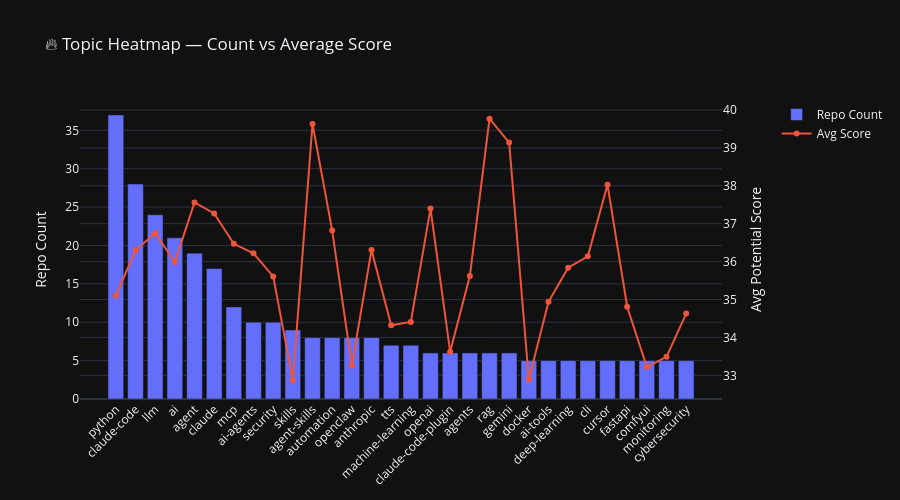

Notebook cell for this chart:
### Markdown cell above
## 5. Topic Heatmap

### Code cell
# DuckDB 1.4 compatible (CTE-based UNNEST)
topics = sql("""
WITH exploded AS (
    SELECT UNNEST(topics) AS topic, potential_score
    FROM repositories
    WHERE topics IS NOT NULL
)
SELECT
    topic,
    COUNT(*) AS repo_count,
    ROUND(AVG(potential_score), 2) AS avg_score
FROM exploded
GROUP BY topic
ORDER BY repo_count DESC
LIMIT 30
""")

topics_pd = topics.to_pandas()

fig = make_subplots(specs=[[{"secondary_y": True}]])
fig.add_trace(
    go.Bar(x=topics_pd['topic'], y=topics_pd['repo_count'],
           name='Repo Count', marker_color='#636EFA'),
    secondary_y=False,
)
fig.add_trace(
    go.Scatter(x=topics_pd['topic'], y=topics_pd['avg_score'],
               name='Avg Score', mode='lines+markers',
               marker_color='#EF553B', line_width=2),
    secondary_y=True,
)
fig.update_layout(
    title='🔥 Topic Heatmap — Count vs Average Score',
    template='plotly_dark', height=500,
    xaxis_tickangle=-45,
)
fig.update_yaxes(title_text='Repo Count', secondary_y=False)
fig.update_yaxes(title_text='Avg Potential Score', secondary_y=True)
fig.show()

### Figure 1 — Plotly figure (JSON) as saved in the notebook; plotly's stock layout.template omitted (floating-point values rounded to 4 significant figures)
{"data": [{"marker": {"color": "#636EFA"}, "name": "Repo Count", "type": "bar", "x": ["python", "claude-code", "llm", "ai", "agent", "claude", "mcp", "ai-agents", "security", "skills", "agent-skills", "automation", "openclaw", "anthropic", "tts", "machine-learning", "openai", "claude-code-plugin", "agents", "rag", "gemini", "docker", "ai-tools", "deep-learning", "cli", "cursor", "fastapi", "comfyui", "monitoring", "cybersecurity"], "xaxis": "x", "y": [37, 28, 24, 21, 19, 17, 12, 10, 10, 9, 8, 8, 8, 8, 7, 7, 6, 6, 6, 6, 6, 5, 5, 5, 5, 5, 5, 5, 5, 5], "yaxis": "y"}, {"line": {"width": 2}, "marker": {"color": "#EF553B"}, "mode": "lines+markers", "name": "Avg Score", "type": "scatter", "x": ["python", "claude-code", "llm", "ai", "agent", "claude", "mcp", "ai-agents", "security", "skills", "agent-skills", "automation", "openclaw", "anthropic", "tts", "machine-learning", "openai", "claude-code-plugin", "agents", "rag", "gemini", "docker", "ai-tools", "deep-learning", "cli", "cursor", "fastapi", "comfyui", "monitoring", "cybersecurity"], "xaxis": "x", "y": [35.1, 36.3, 36.75, 35.99, 37.56, 37.27, 36.47, 36.22, 35.61, 32.87, 39.63, 36.82, 33.26, 36.31, 34.32, 34.41, 37.4, 33.62, 35.62, 39.77, 39.14, 32.89, 34.94, 35.84, 36.14, 38.03, 34.81, 33.22, 33.49, 34.63], "yaxis": "y2"}], "layout": {"height": 500, "title": {"text": "🔥 Topic Heatmap — Count vs Average Score"}, "xaxis": {"anchor": "y", "domain": [0, 0.94], "tickangle": -45}, "yaxis": {"anchor": "x", "domain": [0, 1], "title": {"text": "Repo Count"}}, "yaxis2": {"anchor": "x", "overlaying": "y", "side": "right", "title": {"text": "Avg Potential Score"}}}}
